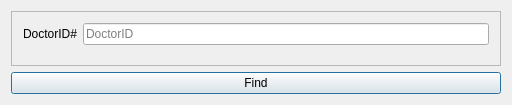
<?xml version="1.0" encoding="UTF-8"?>
<ui version="4.0">
 <class>FindDoctorDialog</class>
 <widget class="QDialog" name="FindDoctorDialog">
  <property name="geometry">
   <rect>
    <x>0</x>
    <y>0</y>
    <width>512</width>
    <height>105</height>
   </rect>
  </property>
  <property name="windowTitle">
   <string>FindDoctorDialog</string>
  </property>
  <layout class="QGridLayout" name="gridLayout">
   <item row="0" column="0">
    <widget class="QFrame" name="frame">
     <property name="frameShape">
      <enum>QFrame::StyledPanel</enum>
     </property>
     <property name="frameShadow">
      <enum>QFrame::Raised</enum>
     </property>
     <layout class="QFormLayout" name="formLayout">
      <item row="0" column="0">
       <widget class="QLabel" name="label">
        <property name="text">
         <string>DoctorID#</string>
        </property>
       </widget>
      </item>
      <item row="0" column="1">
       <widget class="QLineEdit" name="docIDlineEdit">
        <property name="placeholderText">
         <string>DoctorID</string>
        </property>
       </widget>
      </item>
     </layout>
    </widget>
   </item>
   <item row="1" column="0">
    <widget class="QPushButton" name="docFindButton">
     <property name="text">
      <string>Find</string>
     </property>
    </widget>
   </item>
  </layout>
 </widget>
 <layoutdefault spacing="6" margin="11"/>
 <resources/>
 <connections/>
</ui>
